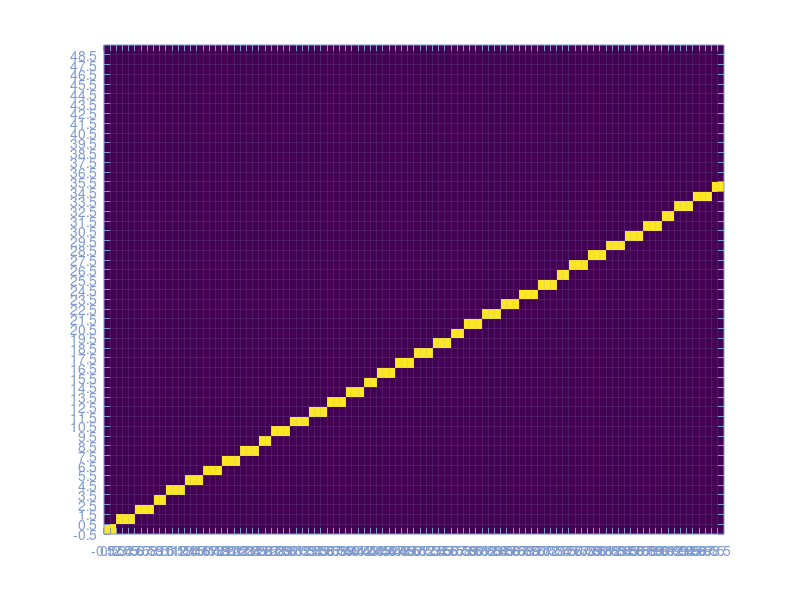

MATLAB code to generate this figure: (Note: this script raises an error after producing the figure.)
%% Convolution Function
% Convolution of C with decaying exponential kernel.
%
% $$\int_0^t K^{trans}e^{-k_{ep} \tau} C(t-\tau - t_0) d\tau$$
% 

%% Syntax
%
% * *prototypeConvolution* -- Calling with no arguments runs a demo.
% * g = *prototypeConvolution*(kTrans, kEp, t0, t) -- Typical call.
%       
% 
%% Description
% Implements the convolution of C with decaying exponential kernel, as described in
%       Suyash et al.  The output of this function is a time-series representation of the 
%       pixel intensity over time.  It is also the solution to the first order ODE
%       modeling the flow of tracer from the bloodstream to the tissue and back.
%       
%       Int( C(tau) * exp(t - tau) dtau, 0, t)
% 
% $$e^{\pi i} + 1 = 0$$ 
% 
%   Foo  bar
% 
% $$e^{\pi i} + 1 = 0$$
% 
% 
% # ITEM1
% # ITEM2
% 
% $$\int_0^t K^{trans}e^{-k_{ep} \tau} C(t-\tau) d\tau$$
% 

%%
% 
%
%   Arguments:
%       kTrans      Scale parameter (beta_1)
%       kEp         Shape parameter (1/beta_2)
%       t0          Shift or Delay parameter (beta_3)
%       t           Temporal coordinate vector or Time-points (t)
%
%   Output:
%       g           Pixel intensity time series (g(x,t) in TMI paper)
%

%% Arguments
%  kTrans      Scale parameter (beta_1)
% kEp         Shape parameter (1/beta_2)
% t0          Shift or Delay parameter (beta_3)
% t           Temporal coordinate vector or Time-points (t)
%
%%  Output
% g           Pixel intensity time series (g(x,t) in TMI paper)
%

function prototypeConvolution(~)
    
    if ~nargin, demo, return, end

end

function step_test
    X = 100;
    Y = 50;
    
    C = zeros(X,Y);
    
    x0 =   0; y0 =  0;
    xf = X-1; yf = 35;
    dx = xf - x0;
    dy = yf - y0;
    
    %xt = 0; yt = 0;
    xt = floor(dx/2); yt = 0;%floor(dy/2);
    %xt = 0; yt = floor(dy/2);
    y = y0;
    for x = x0:xf
        C(x+1,y+1) = 1;
        
        yt = yt + dy;
        if yt > xt
            xt = xt + dx;
            y = y + 1;
        end
    end
    
    figure
    imagesc(C','XData',[0 X-1]-0/2,'YData',[0 Y-1]-0/2), axis xy
    
    set(gca,'XTick', (0:X-1)-1/2)
    set(gca,'YTick', (0:Y-1)-1/2)
    set(gca,'XGrid','on')
    set(gca,'YGrid','on')
    set(gca,'XColor',[0.5,0.6,0.8])
    set(gca,'YColor',[0.5,0.6,0.8])
    set(gca,'GridLineStyle', '-')    
    '';
end

%% Demo
%
function demo
    
    close all
    
    step_test

    t = linspace(0,5,1000);
    Cp = AIF(t);
    
%     figure, plot(t,Cp)
    
    ti = linspace(t(1), t(end), 50);
    dti = ti(2)-ti(1);
    
    t0 = 1;
%     kEp = 5;
%     kTrans = 1/kEp;
    kEp = 5;
    kTrans = 1;
    %kTrans = 1/(1+1/kEp);
    %kTrans = 1/(1 + exp(-kEp*dti))*1/sqrt(2*dti);
    
    %e = kTrans * exp( -kEp*(t - t0) ) .* (t >= t0);
    e = kernel(t, kTrans, kEp, t0);
    hold all; plot(t,e)
    
    E = kernel(t', kTrans, kEp, ti);
    Cpi = AIF(ti);
    
%     figure('Position', [717   524   560   420])
%     plot(repmat(t',[1 size(E,2)]), bsxfun(@times, E, Cpi)/kTrans)
%     hold all
%     plot(t,Cp)
%     
%     %figure('Position', [717   19   560   420])
%     %plot(ti, sum(bsxfun(@times, E, Cpi)),'-o')
    
%     figure('Position', [717   19   560   420])
%     plot(ti, convolveCWithKernel(t, kTrans, kEp, ti))
    
    
    %hold all
    %plot(ti, convolveCWithKernel(ti, kTrans, kEp, ti),'-o')
    %plot(t, sum(bsxfun(@times, E, Cp)),'-')
    
%     snapnow
    
    
    %% 
    %
    %
    f1 = @(x) AIF(x);
    f2 = @(x) kernel(x, kTrans, kEp, 0);
    %t = linspace(t(1),t(end),4000);
    q = quadv(@(tau) f2(tau) * f1(t-tau), t(1), t(end));
    
    figure, plot(t,q)
    hold all
    plot(ti, convolveCWithKernel(t, kTrans, kEp, ti)/300)
    
    snapnow
    
    s = zeros(size(t));
    for i=1:length(s)
        s(i) = convolutionFromMaple(t(i), 5, 2, 1);
    end
    figure, plot(t,s)
    ti_old = ti;


    oversample_i = 4;
    oversample_j = 8;
    ti = linspace(ti_old(1),ti_old(end),oversample_i*length(ti_old));
    tj = linspace(ti_old(1),ti_old(end),oversample_j*length(ti_old));
    Cpj = AIF(tj);
    
    figure
    hold all
    plot(tj,Cpj*10,'LineWidth',5)
    
    for k_ep = logspace(log10(0.01),log10(1000),20);
        KTrans = k_ep;
        si = zeros(size(ti));
        for j=1:length(tj)
            si = si + Cpj(j) * KTrans * convolutionFromMapleVectorized(ti, k_ep, tj(j), oversample_j);
    %         for i=1:length(si)
    %             si(i) = si(i) + Cpi(j) * convolutionFromMaple(ti(i), 2, ti(j), oversample);
    %         end
        end
        plot(ti,si)
    end
    %figure, plot(ti,si)
    
    
    
    convolutionDemo

    '';
end


%%
function convolutionDemo()
    t0 = 0; 
    tf = 5;
    T = 50;

    oversample_i = 4;
    oversample_j = 8;
    
    Ti = oversample_i*T;
    Tj = oversample_j*T;
    
    dt_i = (tf - t0) / (Ti);
    dt_j = (tf - t0) / (Tj);
    
    ti = (0:Ti-1) * dt_i;
    tj = (0:Tj-1) * dt_j;
    
%     ti = linspace(t0, tf, Ti);
%     tj = linspace(t0, tf, Tj);

    Cpi = AIF(ti);
    
%     dt_i = ti(2) - ti(1);
%     dt_j = tj(2) - tj(1);

    figure
    hold all
    plot(ti, Cpi*10, 'LineWidth', 5)
    
    %for k_ep = logspace(log10(0.01), log10(1000), 20);
    for k_ep = logspace(log10(0.01), log10(1000), 3);
        KTrans = k_ep;
%         
%         sj = zeros(1,Tj);
%         for i=1:Ti
%             signal_part = convolutionInnerLoop(tj, k_ep, ti(i), oversample_i);
%             sj = sj + Cpi(i) * KTrans * signal_part;
%         end

        %signal = convolutionForC(KTrans, k_ep, ti, tj, Cpi, oversample_i);
        %signal = convolutionForC_optimize_2(KTrans, k_ep, dt_i, Ti, dt_j, Tj, Cpi, oversample_i);
        signal = convolutionForC_optimize_2(KTrans, k_ep, dt_i, Ti, dt_j, Tj, Cpi, oversample_i);
        plot(tj, signal)
    end
end
%%

%%%%%%%%%%%%%%%%%%  C    %%%%%%%%%%%%%%%%%%%%%%%%%%%%%
function signal = convolutionForC_optimize_3(KTrans, k_ep, dt_i, Ti, dt_j, Tj, Cpi, samplingRate)
    
    % Interval length
    L = 1/samplingRate;

    % Common subexpressions
    f = k_ep*L;
    a = exp(f);
    ai= 1/a;
    b = ai - 2 + a;
    c = KTrans * samplingRate / (k_ep * k_ep);
    
    % Scale the input function (vector) for the convolution
%     Ci = zeros(1,Ti);
%     for i=1:Ti
%         Ci(i) = c * Cpi(i);
%     end
    dh_i = dt_i/dt_j;
    %fn   = floor(-L/dt_j);
    %fp   = floor( L/dt_j);     % Not same as -floor(L/dt_j)

    % Do not use round() in cuda. It maps to an 8-instruction sequence.
    % Use rint() instead since it maps to a 1-instruction sequence.
    
    L_dt    = L / dt_j;
    L_dt_r  = round(L_dt * 1e9) * 1e-9;  % In case L is a multiple of dt_j

    j00 = 0;
    j01 = ceil(-L_dt_r);
    j02 = 0;
    j03 = ceil( L_dt_r);
    j04 = Tj;

%     x0 = -dx;
%     y0 = -dy;
    
    [dy, dx] = rat(L_dt, 1e-9);
    x0 = 0; y0 = 0;
    x = x0; y = y0;
    

    % dy < dx if L_dt < 1
    x = x + dx;
    y = y + dy;

    error 'implement me'
    
    
    z0 = -L_dt_r;
    dz = dt_i;
    
    z = z0;
    z = z + dz;
    
    
    
    
    % Compute the convolution
    signal = zeros(1,Tj);
    hi = 0 + Ti*eps(dh_i);
    ti = 0;
    for i = 0:Ti-1
        Ci = c * Cpi(i+1);
        
        ti2 = dt_i * i;
        %ti


%         s1 = 0;
%         s2 = e * ai - 1 + f + g;
%         s3 = e * (ai - 2) + 1 + f - g;
%         s4 = e * b;

%         j0 = 0;
%         j1 = floor(hi - L_dt);
%         j2 = floor(hi);
%         j3 = floor(hi + L_dt);
%         j4 = Tj;
        
        j0 = 0;
        j1 = ceil((ti - L)/dt_j);
        j2 = ceil((ti    )/dt_j);
        j3 = ceil((ti + L)/dt_j);
        j4 = Tj;
        
        
        
%         j1 = max(j0, min(j4, j1)); 
%         j2 = max(j0, min(j4, j2)); 
%         j3 = max(j0, min(j4, j3)); 
        
        % Branch 2
        % s2 = e * ai - 1 + f + g;
        tj  = dt_j * j1;
        u   = tj - ti;
        g   = k_ep*u;
        dg  = k_ep*dt_j;
        dgC = dg*Ci;
        e   = exp(-g);
        me  = exp(-dg);
        
        c0 = (-1 + f)*Ci + g*Ci;
        c1 = ai * Ci;
        for j = j1:j2-1
            %e = exp(-g);
            %if j > 0, signal(j+1) = signal(j+1) + c1*e + c0; end
            %g = g + dg;
            
            if j >= 0 && u > -L
                tj = dt_j * j;
                u = tj - ti;
                g = k_ep*u;
                E = exp(-g);
                s2 = (E * ai - 1 + f + g)*Ci;
                
                %c0 = (-1 + f)*Ci + g*Ci;
                
                %s2 = Ci * (exp(-g-f) - 1 + f + g);
                s2_alt = c1*e + c0;
                
                signal(j+1) = signal(j+1) + s2;
                
                %if abs(s2 - s2_alt) > 1e2
                %if abs(s2 - s2_alt) > 1e0
                if abs(s2 - s2_alt) > 1e-2  ||  u < -L
                    % tj - ti == u >= -L
                    % tj == ti + u >= ti - L
                    % j*dt_j == ti + u >= ti - L
                    % j == (ti + u)/dt_j >= (ti - L)/dt_j
                    % --> j1 == ceil(ti - L)/dt_j
                    '';
                end
            end
            c0 = c0 + dgC;
            e = e * me;
        end
        
        % Branch 3
        % s3 = e * (ai - 2) + 1 + f - g;
        tj  = dt_j * j2;
        u   = tj - ti;
        g   = k_ep*u;
        %dg  = k_ep*dt_j;
        e   = exp(-g);
        %me  = exp(-dg);
        %c0 = (-1 + f)*Ci + g*Ci;
        %c1 = ai * Ci;
        
        % s3 = e * (ai - 2) + 1 + f - g;
        c0  = (1 + f - g) * Ci;
        c1  = (ai - 2) * Ci;
        for j = j2:j3-1
            if j < length(signal)
                signal(j+1) = signal(j+1) + c1*e + c0;
            end
            c0 = c0 - dgC;
            e = e * me;
        end

        
        % Branch 4
        % s4 = e * b;
        %tj  = dt_j * j2;
%         tj  = dt_j * j3;
%         u   = tj - ti;
%         g   = k_ep*u;
        %dg  = k_ep*dt_j;
        %e   = exp(-g);
%         e   = exp(-g);
%         me  = exp(-dg);
        
%         sj3 = signal(min(end,j3+1));


        c0  = 0;
        c1  = b * Ci;
        for j = j3:j4-1
            if j < length(signal)
                signal(j+1) = signal(j+1) + c1*e + c0;
            end
            e = e * me;
        end
        
%         j3_float = (ti + L)/dt_j;
%         dj = j3 - j3_float;
%         signal(min(end,j3+1)) = sj3 + c1*((0)*exp(-g) + (1-dj)*exp(-g-dg));
        
        
        ti - ti2
        ti = ti + dt_i;
%         hi = hi + dh_i;
    end
end
%%%%%%%%%%%%%%%%%%%%%%%%%%%%%%%%%%%%%%%%%%%%%%%%%%%%%
%%

function signal = convolutionForC_optimize_2(KTrans, k_ep, dt_i, Ti, dt_j, Tj, Cpi, samplingRate)
    
    % Interval length
    L = 1/samplingRate;

    % Common subexpressions
    f = k_ep*L;
    a = exp(f);
    ai= 1/a;
    b = ai - 2 + a;
    c = KTrans * samplingRate / (k_ep * k_ep);
    
    % Scale the input function (vector) for the convolution
%     Ci = zeros(1,Ti);
%     for i=1:Ti
%         Ci(i) = c * Cpi(i);
%     end
    dh_i = dt_i/dt_j;
    %fn   = floor(-L/dt_j);
    %fp   = floor( L/dt_j);     % Not same as -floor(L/dt_j)

    L_dt   = L/dt_j;
    
    
    % Compute the convolution
    signal = zeros(1,Tj);
    hi = 0 + Ti*eps(dh_i);
    ti = 0;
    for i = 0:Ti-1
        Ci = c * Cpi(i+1);
        %ti = dt_i * i;
        
        % Shouldn't these increment at the end of the for loop?
        ti = ti + dt_i;
        hi = hi + dh_i;
        
        %-L/dt_j
        
%         j1 = floor(ti/dt_j) + floor(-L/dt_j);
%         j1 = floor(i*dt_i/dt_j) + floor(-L/dt_j);
        
        
%         j0 = 0;
%         j1 = floor((ti - L)/dt_j);
%         j2 = floor((ti    )/dt_j);
%         j3 = floor((ti + L)/dt_j);
%         j4 = Tj;

        j0 = 0;
        j1 = floor(hi - L_dt);
        j2 = floor(hi);
        j3 = floor(hi + L_dt);
        j4 = Tj;
        
        
        
        for j = 0:Tj-1
            tj = dt_j * j;
            u = tj - ti;

            % Some more common terms
            g = k_ep*u;
            e = exp(-g);
            
            % u <= -L
            % tj - ti <= -L
            %  j*dt_j <= -L + ti
            %       j <= (-L + ti)/dt_j;

            % u <= -L   -->     j <= (ti - L)/dt_j;
            % u <= 0    -->     j <= (ti    )/dt_j;
            % u <= L    -->     j <= (ti + L)/dt_j;
            branch = 0;
            if j <= j1
                branch = 1;
            elseif j <= j2
                branch = 2;
            elseif j <= j3
                branch = 3;
            elseif j <= j4
                branch = 4;
            else
                branch = 5;
            end
                
            s1 = 0;
            s2 = e * ai - 1 + f + g;
            s3 = e * (ai - 2) + 1 + f - g;
            s4 = e * b;
            
            % Fake-branch
            if u < -L
                s = s1;
                otherBranch = 1;
            elseif u < 0 
                s = s2; 
                otherBranch = 2;
            elseif u < L
                s = s3;
                otherBranch = 3;
            else
                s = s4;
                otherBranch = 4;
            end

            if branch ~= otherBranch
                fprintf(['Warning: expected branch %d, was really in %d: ' ...
                'delta=%d, j = %d, (%d,%d,%d,%d,%d), u=%g, L=%g\n'], ...
                otherBranch, branch,branch-otherBranch,j,j0,j1,j2,j3,j4,u,L);
                si = [s1, s2, s3, s4];%./s;
                si(otherBranch)-si(branch)
            '';
            end
            
            % Accumulate
            signal(j+1) = signal(j+1) + Ci * s;
        end
    end
end
%%

%%
function signal = convolutionForC_optimize_1(KTrans, k_ep, dt_i, Ti, dt_j, Tj, Cpi, samplingRate)
    
    % Interval length
    L = 1/samplingRate;

    % Common subexpressions
    f = k_ep*L;
    a = exp(f);
    ai= 1/a;
    b = ai - 2 + a;
    c = KTrans * samplingRate / (k_ep * k_ep);
    
    % Scale the input function (vector) for the convolution
    Ci = zeros(1,Ti);
    for i=1:Ti
        Ci(i) = c * Cpi(i);
    end

    % Compute the convolution
    signal = zeros(1,Tj);
    for i = 1:Ti
        for j = 1:Tj
            tj = dt_j * j;
            ti = dt_i * i;
            u = tj - ti;

            % Some more common terms
            g = k_ep*u;
            e = exp(-g);
            
            % Fake-branch
            if u <= -L
                s = 0;
            elseif u <= 0 
                s = e * ai - 1 + f + g; 
            elseif u <= L
                s = e * (ai - 2) + 1 + f - g;
            else
                s = e * b;
            end
            
            % Accumulate
            signal(j) = signal(j) + Ci(i) * s;
        end
    end
end
%%

%%
function signal = convolutionForC(KTrans, k_ep, ti, tj, Cpi, samplingRate)
    
    % Interval length
    L = 1/samplingRate;
    
    Ti = numel(ti);
    Tj = numel(tj);

    % Common factors
    a = exp(k_ep*L);
    b = 1/a - 2 + a;
    c = KTrans * samplingRate / (k_ep * k_ep);
    
    % Scale the input function (vector) for the convolution
    Ci = zeros(1,Ti);
    for i=1:Ti
        Ci(i) = c * Cpi(i);
    end

    % Compute the convolution
    signal = zeros(1,Tj);
    for i = 1:Ti
        for j = 1:Tj
            u = tj(j) - ti(i);
            if u <= -L
                s = 0;
            elseif u <= 0 
                s = exp(-k_ep*(L + u)) - 1 + k_ep*(u + L); 
            elseif u <= L
                s = exp(-k_ep*(L + u)) - 2*exp(-k_ep*u) + 1 + k_ep*(L - u);
            else
                s = exp(-k_ep*u) * b;
            end
            signal(j) = signal(j) + Ci(i) * s;
        end
    end
end


%%
function signal = convolutionInnerLoop(t, k_ep, t_0, samplingRate)
    L = 1/samplingRate;
    T = length(t);
    
    a = exp(k_ep*L);
    b = 1/a - 2 + a;
    
    signal = zeros(1,T);
    for j = 1:T
        u = t(j) - t_0;
        if u <= -L
            s = 0;
        elseif u <= 0 
            s = exp(-k_ep*(L + u)) - 1 + k_ep*(u + L); 
        elseif u <= L
            s = exp(-k_ep*(L + u)) - 2*exp(-k_ep*u) + 1 + k_ep*(L - u);
        else
            s = exp(-k_ep*u) * b;
        end
        s = s * samplingRate / (k_ep * k_ep);
        
        signal(j) = s;
    end
end


%%
function s = convolutionFromMapleVectorized(t, k, t_0, oversamplingFactor)
    x = t - t_0;
    L = 1/oversamplingFactor;
    s = zeros(size(t));
    
    ind_1 = (x > -L  &  x <= 0);
    ind_2 = (x >  0  &  x <= L);
    ind_3 = (x > L);
    
    a = exp(k*L);
    s(ind_1) = exp(-k*(L + x(ind_1))) - 1 + k*(x(ind_1) + L); 
    s(ind_2) = exp(-k*(L + x(ind_2))) - 2*exp(-k*x(ind_2)) + 1 + k*(L - x(ind_2));
    s(ind_3) = exp(-k*x(ind_3)) * (1/a - 2 + a);

    s = s * oversamplingFactor / (k * k);
end

function s = convolutionFromMaple(t, k, t_0, oversamplingFactor)
    x = t - t_0;
    L = 1/oversamplingFactor;
    if x <= -L
        s = 0;
    else
        if x > L
            %s = exp(-k*(L + x)) - 2*exp(-k*x) + exp(-k*(-L + x));
            %s = exp(-k*x) * (exp(-k*L) - 2 + exp(k*L));
            a = exp(k*L);
            s = exp(-k*x) * (1/a - 2 + a);
            %s = exp(-k*x) * sinh(k*L/2)^2;
        elseif x <= 0
            s = exp(-k*(L + x)) - 1 + k*(x + L); 
        elseif x <= L
            s = exp(-k*(L + x)) - 2*exp(-k*x) + 1 + k*(L - x);
        end
        s = s * oversamplingFactor / (k * k);
    end
end

function s = convolutionFromMapleOld(t, k, n)
    if t <= -1 + n
        s = 0;
    elseif t <= n
        s = (exp(((-1 - t + n) * k)) - 1 + (k * (t - n + 1))) / (k ^ 2); 
    elseif t <= 1 + n
        s = (exp(((-1 - t + n) * k)) - 2 * exp(-(k * (t - n))) + 1 + (k * (1 - t + n))) / (k ^ 2);
    elseif 1 + n < t
        s = (exp(-(k * (t - n - 1))) + exp(((-1 - t + n) * k)) - 2 * exp(-(k * (t - n)))) / (k ^ 2);
    end

%     cg7return = piecewise(
%         t <= -1 + n, 0, 
%         t <= n, (exp(((-1 - t + n) * k)) - 0.1e1 + (k * (t - n + 1))) / (k ^ 2), 
%         t <= 1 + n, (exp(((-1 - t + n) * k)) - 0.2e1 * exp(-(k * (t - n))) + 0.1e1 + (k * (1 - t + n))) / (k ^ 2), 
%         1 + n < t, (exp(-(k * (t - n - 1))) + exp(((-1 - t + n) * k)) - 0.2e1 * exp(-(k * (t - n)))) / (k ^ 2)
%     );
end

function e = kernelScalarVersion(t, kTrans, kEp, t0)
    e = kTrans * exp( -kEp*(t - t0) ) .* (t >= t0);
end

function e = kernelAltVersion(t, kTrans, kEp)
    e = kTrans * exp( -kEp*(t) );
end

function e = kernel(t, kTrans, kEp, t0)
    e = kTrans * exp( -kEp*bsxfun(@minus, t, t0) ) .* bsxfun(@ge, t, t0);
end

function g = convolveCWithKernel(t, kTrans, kEp, ti)
    E = kernel(t', kTrans, kEp, ti);
    Cpi = AIF(ti);
    
    g = sum(bsxfun(@times, E, Cpi));
end

%
% function Cp = AIF(t)
%     Cp = breastCp(t);
% end
% 
% %% Population model for Breast Input function
% function Cp = breastCp(t,dt)
%     if (nargin < 2) dt = 32/60; end;
% 
%     t = 60*t;
%     dt = 60*dt;
% 
%     alpha = 4.0;
% 
%     %Cp = Cps([0.10 dt+48 alpha 20.0 1000.0],t); 
% 
%     Cp = Cpg([1.0 dt alpha 5.0],t) + ...
%          Cpg([0.2 dt+28 alpha 10.0],t) + ...
%          Cpg([0.10 dt+38 alpha 20.0],t) + ...
%          Cps([0.10 dt+48 alpha 20.0 1000.0],t);
% 
%     Cp = 5.0*Cp;
% 
% end
% 
% % param(1) = Cp0
% % param(2) = Delta
% % param(3) = alpha
% % param(4) = tau
% %
% function f = Cpg(param,t)
% 
%     Cp0 = abs(param(1));
%     Delta = param(2);
%     alpha = max(abs(param(3)),1);
%     tau = abs(param(4));
% 
%     tprime = t-Delta;
% 
%     alphaprime = alpha-1;
%     norm = exp(-alphaprime)*(tau*alphaprime)^alphaprime;
% 
%     if (length(t) == 1)
%         if (t < Delta) 
%             f = 0;
%         else
%             f = (Cp0/norm)*(tprime^alphaprime)*exp(-tprime/tau);
%         end;
%     else
%         idx = find(t>=Delta);
%         f = zeros(size(t));
%         f(idx) = (Cp0/norm)*(tprime(idx).^alphaprime).*exp(-tprime(idx)/tau);
%     end;
% 
% end
% 
% % param(1) = Cp0
% % param(2) = delta
% % param(3) = alpha
% % param(4) = tau
% % param(5) = T
% %
% function f = Cps(param,t)
% 
%     Cp0 = abs(param(1));
%     Delta = param(2);
%     alpha = max(abs(param(3)),1);
%     tau = abs(param(4));
%     T = abs(param(5));
% 
%     tprime = t-Delta;
% 
%     norm = gamma(alpha);
% 
%     xi = 1/tau-1/T;
%     gam = norm;
% 
%     if (length(t) == 1)
%         if (t < Delta) 
%             f = 0;
%         else
%             f = (Cp0/norm)*gam*exp(-tprime/T)*gammaincc(xi*tprime,alpha);
%         end;
%     else
%         idx = find(t>=Delta);
%         f = zeros(size(t));
%         f(idx) = (Cp0/norm)*gam*exp(-tprime(idx)/T).*gammaincc(xi*tprime(idx),alpha);
%     end;
% 
% end
% 
% %% Corrected gammainc?
% function y = gammaincc(x, a)
%     y = gammainc(x, a);
% end
